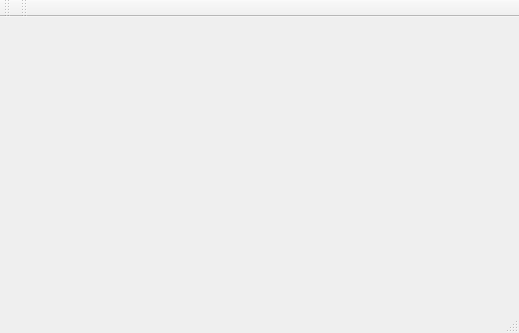
<?xml version="1.0" encoding="UTF-8"?>
<ui version="4.0">
 <class>MainWindow</class>
 <widget class="QMainWindow" name="MainWindow">
  <property name="geometry">
   <rect>
    <x>0</x>
    <y>0</y>
    <width>519</width>
    <height>333</height>
   </rect>
  </property>
  <property name="windowTitle">
   <string>MainWindow</string>
  </property>
  <widget class="QWidget" name="centralWidget"/>
  <widget class="QMenuBar" name="menuBar">
   <property name="geometry">
    <rect>
     <x>0</x>
     <y>0</y>
     <width>519</width>
     <height>21</height>
    </rect>
   </property>
  </widget>
  <widget class="QToolBar" name="mainToolBar">
   <attribute name="toolBarArea">
    <enum>TopToolBarArea</enum>
   </attribute>
   <attribute name="toolBarBreak">
    <bool>false</bool>
   </attribute>
  </widget>
  <widget class="QStatusBar" name="statusBar"/>
  <widget class="QToolBar" name="toolBar">
   <property name="windowTitle">
    <string>toolBar</string>
   </property>
   <attribute name="toolBarArea">
    <enum>TopToolBarArea</enum>
   </attribute>
   <attribute name="toolBarBreak">
    <bool>false</bool>
   </attribute>
  </widget>
 </widget>
 <layoutdefault spacing="6" margin="11"/>
 <resources/>
 <connections/>
</ui>
